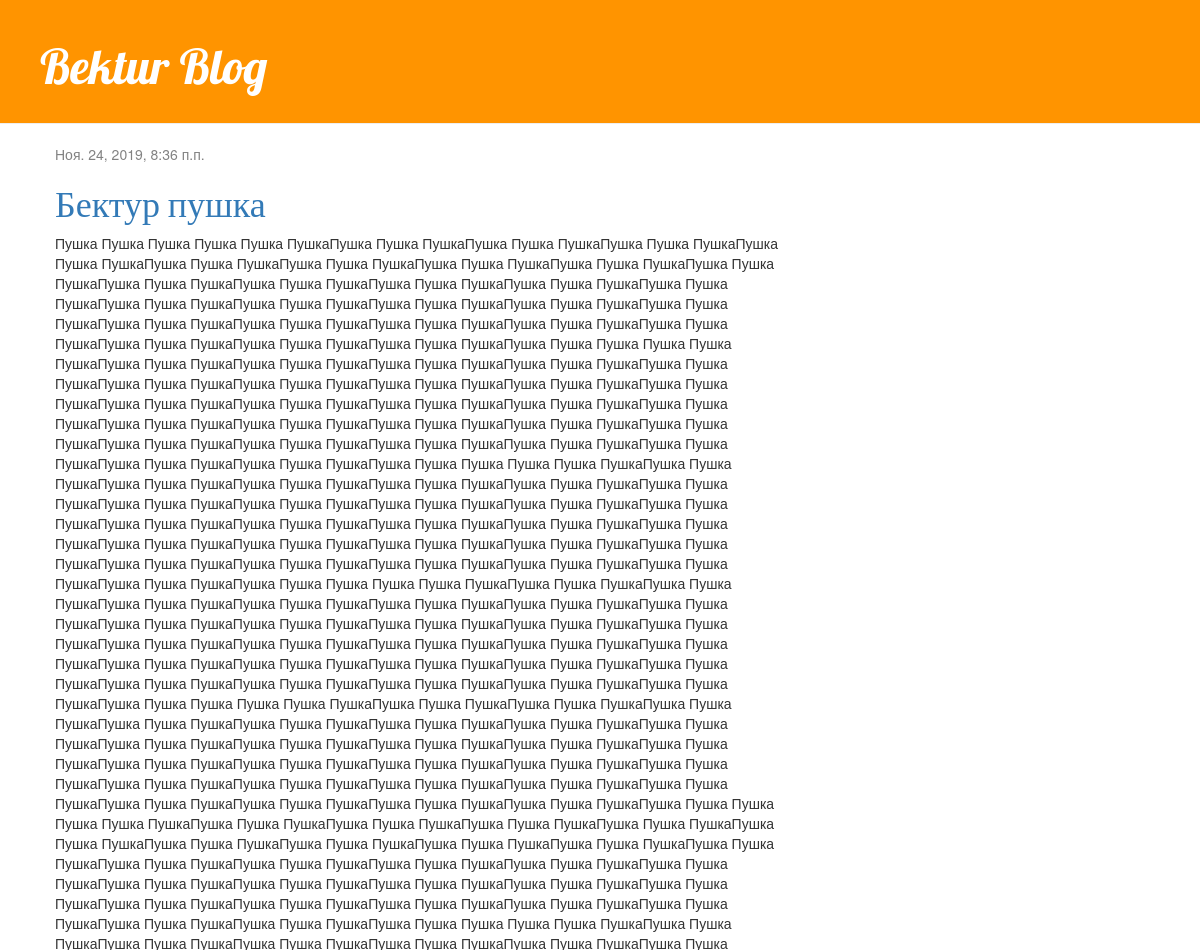
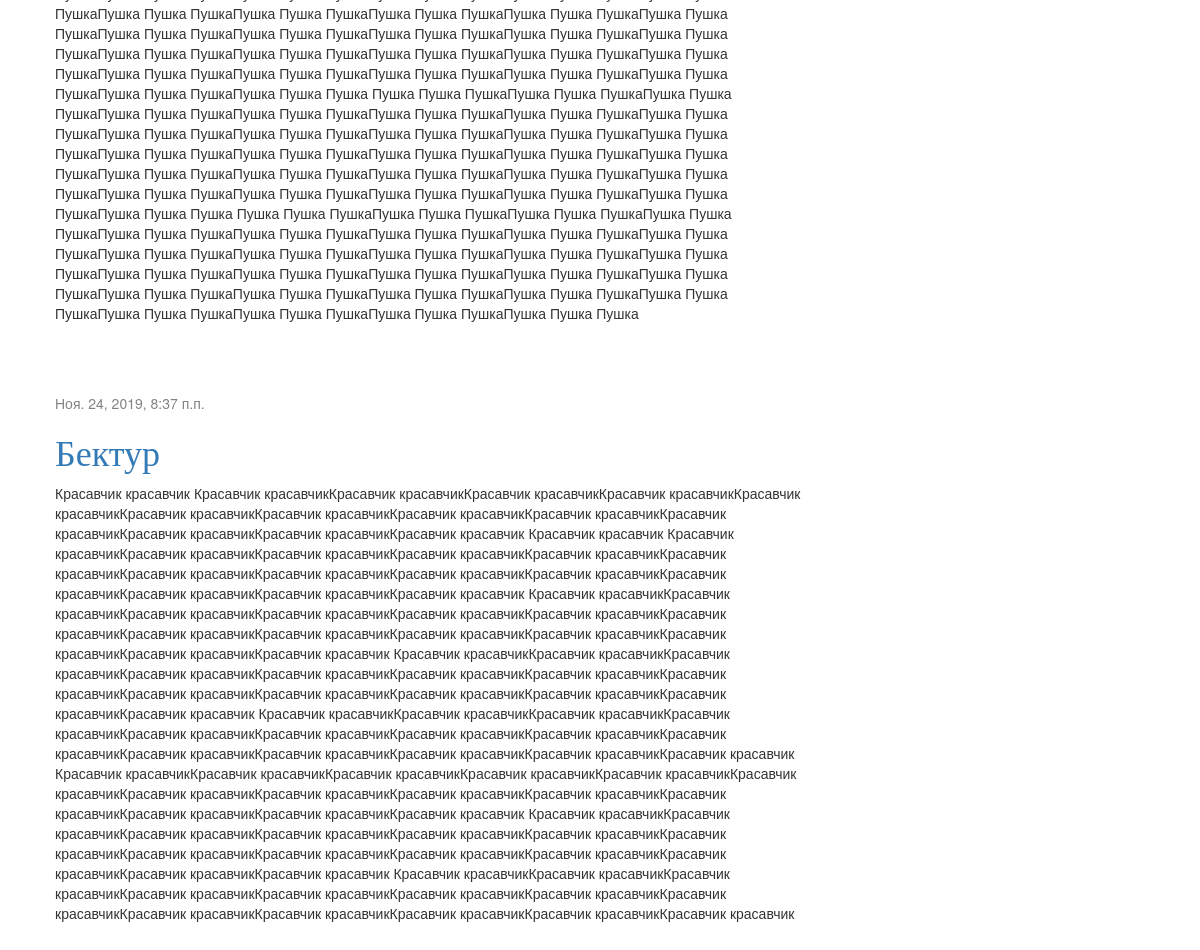
The page / on the database its author committed (2 pictures, top to bottom).
### blog/models.py (models this page shows, shortened)
class Post(models.Model):
    author = models.ForeignKey(settings.AUTH_USER_MODEL, on_delete=models.CASCADE)
    title = models.CharField(max_length=200)
    text = models.TextField()
    created_date = models.DateTimeField(default=timezone.now)
    published_date = models.DateTimeField(blank=True, null=True)

### blog/views.py (the view)
# urls.py: path('', views.post_list, name='post_list'),
def post_list(request):
	posts = Post.objects.filter(published_date__lte=timezone.now()).order_by('published_date')
	return render(request, 'blog/post_list.html', {'posts': posts})

### blog/templates/blog/post_list.html
{% extends 'blog/base.html' %}
{% block content %}
    {% for post in posts %}
        <div class="post">
            <div class="date">
                {{ post.published_date }}
            </div>
            <h1><a href="{% url 'post_detail' pk=post.pk %}">{{ post.title }}</a></h1>
            <p>{{ post.text|linebreaksbr }}</p>
        </div>
    {% endfor %}
{% endblock %}

### blog/templates/blog/base.html (shortened to what this page needs)
{% load static %}
<html>
    <head>
        <link rel="stylesheet" href="//maxcdn.bootstrapcdn.com/bootstrap/3.2.0/css/bootstrap.min.css">
        <link rel="stylesheet" href="//maxcdn.bootstrapcdn.com/bootstrap/3.2.0/css/bootstrap-theme.min.css">
        <link rel="stylesheet" href="{% static 'css/blog.css' %}">
    </head>
    <body>
        <div class="page-header">
            <h1><a href="/">Bektur Blog</a></h1>
        </div>
        <div class="content container">
            <div class="row">
                <div class="col-md-8">
                    {% block content %}
                    {% endblock %}
                </div>
            </div>
        </div>
    </body>
</html>

### blog/static/css/blog.css (style rules this page uses)
.page-header { background-color: #ff9400; margin-top: 0; padding: 20px 20px 20px 40px; }
.page-header h1, .page-header h1 a, .page-header h1 a:visited, .page-header h1 a:active { color: #ffffff; font-size: 36pt; text-decoration: none; }
.content { margin-left: 40px; }
h1, h2, h3, h4 { font-family: 'Lobster', cursive; }
.date { color: #828282; }
.post { margin-bottom: 70px; }

### rows shown on the page
Post: published_date "Ноя. 24, 2019, 8:36 п.п.", title "Бектур пушка", text "Пушка Пушка Пушка Пушка Пушка ПушкаПушка Пушка ПушкаПушка Пушка ПушкаПушка Пушка ПушкаПушка Пушка ПушкаПушка Пушка ПушкаПушка Пушка ПушкаПушка Пушка ПушкаПушка Пушка ПушкаПушка Пушка ПушкаПушка Пушка ПушкаПушка Пушка ПушкаПушка Пушка ПушкаПушка Пушка ПушкаПушка Пушка ПушкаПушка Пушка ПушкаПушка Пушка ПушкаПушка Пушка ПушкаПушка Пушка ПушкаПушка Пушка ПушкаПушка Пушка ПушкаПушка Пушка ПушкаПушка Пушка ПушкаПушка Пушка ПушкаПушка Пушка ПушкаПушка Пушка ПушкаПушка Пушка ПушкаПушка Пушка ПушкаПушка Пушка Пушка Пушка Пушка ПушкаПушка Пушка ПушкаПушка Пушка ПушкаПушка Пушка ПушкаПушка Пушка ПушкаПушка Пушка ПушкаПушка Пушка ПушкаПушка Пушка ПушкаПушка Пушка ПушкаПушка Пушка ПушкаПушка Пушка…"
Post: published_date "Ноя. 24, 2019, 8:37 п.п.", title "Бектур", text "Красавчик красавчик Красавчик красавчикКрасавчик красавчикКрасавчик красавчикКрасавчик красавчикКрасавчик красавчикКрасавчик красавчикКрасавчик красавчикКрасавчик красавчикКрасавчик красавчикКрасавчик красавчикКрасавчик красавчикКрасавчик красавчикКрасавчик красавчик Красавчик красавчик Красавчик красавчикКрасавчик красавчикКрасавчик красавчикКрасавчик красавчикКрасавчик красавчикКрасавчик красавчикКрасавчик красавчикКрасавчик красавчикКрасавчик красавчикКрасавчик красавчикКрасавчик красавчикКрасавчик красавчикКрасавчик красавчикКрасавчик красавчик Красавчик красавчикКрасавчик красавчикКрасавчик красавчикКрасавчик красавчикКрасавчик красавчикКрасавчик красавчикКрасавчик красавчикКрасавчик…"
